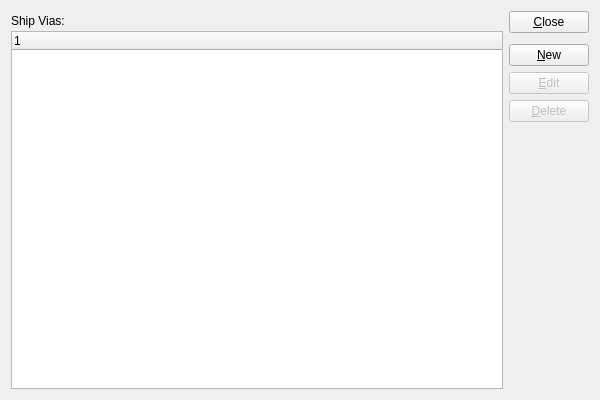
<?xml version="1.0" encoding="UTF-8"?>
<ui version="4.0">
 <comment>This file is part of the xTuple ERP: PostBooks Edition, a free and
open source Enterprise Resource Planning software suite,
Copyright (c) 1999-2019 by OpenMFG LLC, d/b/a xTuple.
It is licensed to you under the Common Public Attribution License
version 1.0, the full text of which (including xTuple-specific Exhibits)
is available at www.xtuple.com/CPAL.  By using this software, you agree
to be bound by its terms.</comment>
 <class>shipVias</class>
 <widget class="QWidget" name="shipVias">
  <property name="geometry">
   <rect>
    <x>0</x>
    <y>0</y>
    <width>600</width>
    <height>400</height>
   </rect>
  </property>
  <property name="windowTitle">
   <string>List Ship Vias</string>
  </property>
  <layout class="QGridLayout" name="gridLayout">
   <item row="0" column="0">
    <layout class="QVBoxLayout">
     <property name="spacing">
      <number>0</number>
     </property>
     <item>
      <widget class="QLabel" name="_shipviaLit">
       <property name="sizePolicy">
        <sizepolicy hsizetype="Expanding" vsizetype="Minimum">
         <horstretch>0</horstretch>
         <verstretch>0</verstretch>
        </sizepolicy>
       </property>
       <property name="minimumSize">
        <size>
         <width>0</width>
         <height>20</height>
        </size>
       </property>
       <property name="text">
        <string>Ship Vias:</string>
       </property>
      </widget>
     </item>
     <item>
      <widget class="XTreeWidget" name="_shipvia">
       <property name="sizePolicy">
        <sizepolicy hsizetype="Expanding" vsizetype="Expanding">
         <horstretch>0</horstretch>
         <verstretch>0</verstretch>
        </sizepolicy>
       </property>
      </widget>
     </item>
    </layout>
   </item>
   <item row="0" column="1">
    <layout class="QVBoxLayout" name="verticalLayout">
     <item>
      <widget class="QPushButton" name="_close">
       <property name="text">
        <string>&amp;Close</string>
       </property>
      </widget>
     </item>
     <item>
      <spacer name="verticalSpacer">
       <property name="orientation">
        <enum>Qt::Vertical</enum>
       </property>
       <property name="sizeType">
        <enum>QSizePolicy::Preferred</enum>
       </property>
       <property name="sizeHint" stdset="0">
        <size>
         <width>20</width>
         <height>5</height>
        </size>
       </property>
      </spacer>
     </item>
     <item>
      <widget class="QPushButton" name="_new">
       <property name="text">
        <string>&amp;New</string>
       </property>
      </widget>
     </item>
     <item>
      <widget class="QPushButton" name="_edit">
       <property name="enabled">
        <bool>false</bool>
       </property>
       <property name="text">
        <string>&amp;Edit</string>
       </property>
      </widget>
     </item>
     <item>
      <widget class="QPushButton" name="_delete">
       <property name="enabled">
        <bool>false</bool>
       </property>
       <property name="text">
        <string>&amp;Delete</string>
       </property>
      </widget>
     </item>
     <item>
      <spacer name="Spacer18">
       <property name="orientation">
        <enum>Qt::Vertical</enum>
       </property>
       <property name="sizeType">
        <enum>QSizePolicy::Expanding</enum>
       </property>
       <property name="sizeHint" stdset="0">
        <size>
         <width>20</width>
         <height>20</height>
        </size>
       </property>
      </spacer>
     </item>
    </layout>
   </item>
  </layout>
 </widget>
 <layoutdefault spacing="6" margin="11"/>
 <customwidgets>
  <customwidget>
   <class>XTreeWidget</class>
   <extends>QTreeWidget</extends>
   <header>xtreewidget.h</header>
   <container>1</container>
  </customwidget>
 </customwidgets>
 <tabstops>
  <tabstop>_shipvia</tabstop>
  <tabstop>_new</tabstop>
  <tabstop>_edit</tabstop>
  <tabstop>_delete</tabstop>
  <tabstop>_close</tabstop>
 </tabstops>
 <resources/>
 <connections>
  <connection>
   <sender>_close</sender>
   <signal>clicked()</signal>
   <receiver>shipVias</receiver>
   <slot>close()</slot>
   <hints>
    <hint type="sourcelabel">
     <x>20</x>
     <y>20</y>
    </hint>
    <hint type="destinationlabel">
     <x>20</x>
     <y>20</y>
    </hint>
   </hints>
  </connection>
 </connections>
</ui>
